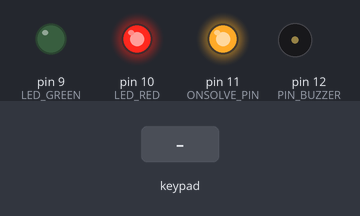
The sketch below on a simulated Arduino Uno, built with avr-gcc and run on an emulated ATmega328P. Shown: output pins drawn as LEDs (lit = HIGH), buzzer (waves = sounding, pin HIGH). Dashed ring = blinking. Inputs (shaded band) come from the test bench.

Above: at 1.2 s.
1.3 s: keypad keys 3 8 7 5 pressed 0.4 s apart
At 2.51 s:
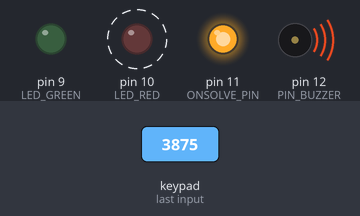
4.4 s: keypad keys 1 2 3 4 pressed 0.4 s apart
At 6.5 s:
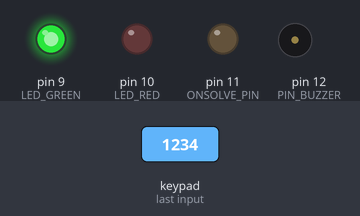
7.5 s: keypad keys 3 8 7 5 # pressed 0.4 s apart
At 9.6 s:
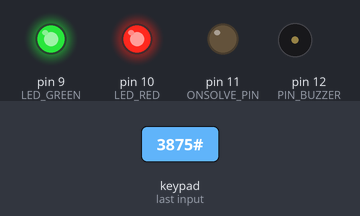
Timing chart, 0 to 11.1 s (numbered marks = the images above; inputs shaded):
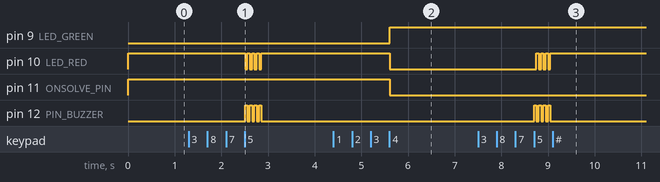

The sketch:

mech.ino
```cpp
#include <Key.h>
#include <Keypad.h>
#define CODE_LENGTH 4
#define CLEAR_SIGN '\0' // code is cleared with this sign upon failed attempt
#define CORRECT_CODE "1234" // correct code in a
#define LED_ON_STATE HIGH // state to put on led pins when intendign to turn them on. decide whether using commond GND or VCC.
#define LED_GREEN 9
#define LED_RED 10
#define PIN_BUZZER 12
#define ONSOLVE_PIN 11 // pin to change state when correct card is detected.
#define ONSOLVE_STATE LOW // state to set on ONSOLVE_PIN when correct card is deteced
#define BLINK_COUNT 4 // also operates buzzer.
#define BLINK_DELAY 100 // also operates buzzer
#define DEBUG false
void clearCode(char * code);
bool isCodeCorrect(char* code);
void onPuzzleIncorrect();
void onPuzzleFinished();
const byte rows = 4; //four rows
const byte cols = 3; //three columns
char keys[rows][cols] = {
  {'1','2','3'},
  {'4','5','6'},
  {'7','8','9'},
  {'*','0','#'}
};

byte rowPins[rows] = {3,8,7,5}; //connect to the row pinouts of the keypad
byte colPins[cols] = {4,2,6}; //connect to the column pinouts of the keypad
Keypad keypad = Keypad( makeKeymap(keys), rowPins, colPins, rows, cols );

char * code;
unsigned char currentDigit = 0;
void setup() {
  pinMode(LED_RED, OUTPUT);
  pinMode(LED_GREEN, OUTPUT);
  pinMode(PIN_BUZZER, OUTPUT);
  pinMode(ONSOLVE_PIN, OUTPUT);
  code = (char*)malloc((CODE_LENGTH)*sizeof(char));
  clearCode(code);
  #if DEBUG == true
  Serial.begin(9600);
  #endif
  digitalWrite(ONSOLVE_PIN, !ONSOLVE_STATE);
  digitalWrite(LED_RED,LED_ON_STATE);
  digitalWrite(LED_GREEN,!LED_ON_STATE);
}

void loop() {
  char next = keypad.waitForKey();
  #if DEBUG == true
  Serial.print(next);
  #endif
  code[currentDigit++] = next;
  if(currentDigit>=CODE_LENGTH)
  {
    if(isCodeCorrect(code))
      onPuzzleFinished();
    else
      onPuzzleIncorrect();
    clearCode(code);
    currentDigit = 0;
  }
}
void clearCode(char * code)
{
  memset(code, CLEAR_SIGN, CODE_LENGTH);
}
bool isCodeCorrect(char * code)
{
  if(memcmp(code, CORRECT_CODE, CODE_LENGTH) == 0)
    return true;
  else
    return false;
}
void onPuzzleIncorrect()
{
  for(int i = 0; i<BLINK_COUNT; i++)
  {
    digitalWrite(LED_RED,!LED_ON_STATE);
    digitalWrite(PIN_BUZZER, HIGH);
    delay(BLINK_DELAY/2);
    digitalWrite(PIN_BUZZER,LOW);
    digitalWrite(LED_RED,LED_ON_STATE);
    delay(BLINK_DELAY/2);
  }
}

void onPuzzleFinished()
{
  #if DEBUG == true
  Serial.println("VICTORY!");
  #endif
  digitalWrite(LED_GREEN,LED_ON_STATE);
  digitalWrite(LED_RED,!LED_ON_STATE);
  digitalWrite(ONSOLVE_PIN, ONSOLVE_STATE);
}
```

Measured:
- after the input at 1.3 s, pin 10 (LED_RED): alternates HIGH for 0.05 s and LOW for 0.05 s, 8 changes in all, then stays HIGH, starting after 1.2 s; pin 12 (PIN_BUZZER): alternates HIGH for 0.05 s and LOW for 0.05 s, 8 changes in all, then stays LOW, starting after 1.2 s
- after the input at 4.4 s, pin 9 (LED_GREEN): LOW → HIGH after 1.2 s; pin 10 (LED_RED), pin 11 (ONSOLVE_PIN): HIGH → LOW after 1.2 s
- after the input at 7.5 s, pin 10 (LED_RED): alternates HIGH for 0.05 s and LOW for 0.05 s, 7 changes in all, then stays HIGH, starting after 1.3 s; pin 12 (PIN_BUZZER): alternates HIGH for 0.05 s and LOW for 0.05 s, 8 changes in all, then stays LOW, starting after 1.2 s
